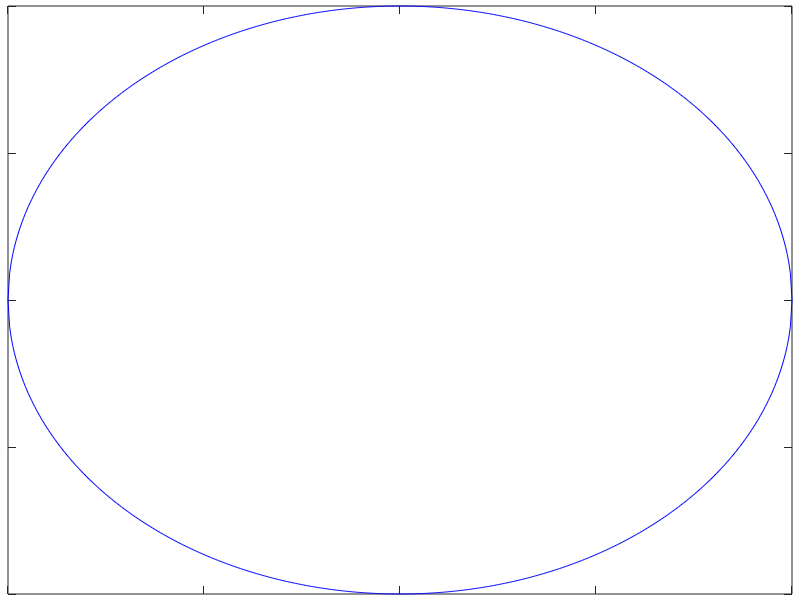

Source code (MATLAB): (Note: this script raises an error after producing the figure.)
%scDraw : Draws a blank smith chart
%
%  SYNOPSIS:
%     When called without arguments, the function draws a standard smith chart.
%     Otherwise, one may want to draw only specific curves for r and/or x values.
%     For different calling syntaxes see under SYNTAX.
%
%     See also scRay, scMove, scConCirc, scMatchCirc : available for different tasks
%     
%     
%  SYNTAX:
%     [h] = scDraw(r, x, ChColor)
%           draws only the r and x lines required
%     [h] = scDraw
%           draws a standard smith chart
%
%     And one can suppress the secondary details like scales and labels by calling:
%     [h] = scDraw(0)
%           draws 'only' a standard smith chart without r and m scales etc.
%
%  INPUT ARGUMENTS:
%     r       : A vector consisting of the desired values of r 
%     x       : A vector consisting of the desired values of x
%     ChColor : Color of the smith chart
%     xL      : a vector of x values containing left termination points for r circles
%     xR      : a vector of x values containing right termination points for r circles
%     rL      : a vector of r values containing left termination points for x arcs
%     rR      : a vector of r values containing right termination points for r arcs
%
%  OUTPUT ARGUMENT:
%     h : figure handle. If no output argument is given, the handle is returned in
%         the workspace variable ans. 
%
%  EXAMPLES:
%     (1) scDraw;
%         will draw a blank smith chart
%
%     (2) h = scDraw;
%         will draw a blank smith chart and return the gigure handle h.
%
%     (3) scDraw(0);
%         will draw a blank smith chart without scales etc.
%
%     (4) scDraw([1 2 3 4 5],[.1 2 3 4]);
%         will draw only the r lines specified by [1 2 3 4 5] and x lines [.1 2 3 4]
%
%     Mohammad Ashfaq - (31-05-2000)
%     Mohammad Ashfaq - (13-04-2006) Modified (examples included)

function h = scDraw(r, x, ChColor, xR, xL, rR, rL)

FullMapWithLabels = 1;
if nargin==1
    FullMapWithLabels   = 0;
end
if nargin<=1
    % DEFINE STANDARD DEFAULT FOR r
    r= [0.00, 0.05, 0.10, 0.15, 0.20, 0.25, 0.30, 0.35, 0.40, 0.45, 0.50, 0.50, 0.55, 0.60, 0.65,...
            0.70, 0.75, 0.80, 0.85, 0.90, 0.95, 1.00, 1.10, 1.20, 1.30, 1.40, 1.50, 1.50, 1.60, 1.70,...
            1.80, 1.90, 2.00, 2.20, 2.40, 2.50, 2.60, 2.80, 3.00, 3.50, 4.00, 4.50, 5.00, 6.00, 7.00,...
            8.00, 9.00, 10.0, 15.0, 20.0, 50.0];
    xR=[   0,    1,    2,    1,    4,    1,    2,    1,    4,    1,    2,    5,     1,   4,    1,...
            2,    1,    4,    1,    2,    1,   10,    2,    4,    2,    4,    2,     5,   4,    2,...
            4,    2,   20,    2,    2,    5,    2,    2,   10,    5,   10,    5,    10,  10,   10,...
            10,   10,   20,   20,   50,   0];
    
    xL=[   0,    0,    0,    0,    0,    0,    0,    0,    0,    0,    0,     4,     0,   0,    0,...
            0,    0,    0,    0,    0,    0,    0,    0,    0,    0,    0,     0,     4,   0,    0,...
            0,    0,    0,    0,    0,    2,    0,    0,    0,    0,    0,     0,     0,   0,    0,...
            0,    0,    0,    0,    0,    0];
    rPrint = [0.1:0.1:1.0,1.5 2.0 3.0 4.0 5.0 10 20 50];
    
    % DEFINE STANDARD DEFAULT FOR x
    x=[0.05, 0.10, 0.15, 0.20, 0.25, 0.30, 0.35, 0.40, 0.45, 0.50,  0.50, 0.55, 0.60, 0.65, 0.70,...
            0.75, 0.80, 0.85, 0.90, 0.95, 1.00, 1.10, 1.20, 1.30, 1.40,  1.50, 1.50, 1.60, 1.70, 1.80,...
            1.90, 2.00, 2.20, 2.40, 2.50, 2.60, 2.80, 3.00, 3.20, 3.40,  3.50, 3.60, 3.80, 4.00, 4.50,...
            5.00, 6.00, 7.00, 8.00, 9.00, 10.0, 15.0, 20.0, 50.0];
    rR=  [1,    2,    1,    3,    1,    2,    1,    3,    1,    2,     5,    1,    3,    1,    2,...
            1,    3,    1,    2,    1,   10,    2,    3,    2,    3,     2,    5,    3,    2,    3,...
            2,   10,    2,    2,    5,    2,    2,   10,    2,    2,     5,    2,    2,   10,    5,...
            10,   10,   10,   10,   10,   20,   20,   50,   0];
    
    rL=  [0,    0,    0,    0,    0,    0,    0,    0,    0,    0,     3,    0,     0,   0,    0,...
            0,    0,    0,    0,    0,    0,    0,    0,    0,    0,     0,    3,     0,   0,    0,...
            0,    0,    0,    0,    2,    0,    0,    0,    0,    0,     2,    0,     0,   0,    0,...
            0,    0,    0,    0,    0,    0,    0     0,    0];
    xPrint  = [0.1:0.1:1.0,1.5 2.0 3.0 4.0 5.0 10 20 50];
    ChColor = 'b';
end

if (nargin == 2)||(nargin ==3)
    rR = zeros(size(x));
    rL = zeros(size(x));
    xR = zeros(size(r));
    xL = zeros(size(r));
    rPrint = r;
    xPrint = x;
end
if nargin ==2 
    ChColor = 'b';
end

if isempty(get(gcf, 'name')) || nargin ==0
    h = gcf;
    set(gcf,'name','Smith Chart');
    set(gca,'position',[0.01 0.01 0.98 0.98]);
    scPresent = 0;
else
    scPresent = 1;
end


% DRAW r CIRCLES
scResCirc(r, ChColor, xR, xL);
axis equal;
axis off;


% DRAW x ARCS
scReacArc(x, 1, ChColor, rR, rL);
scReacArc(x, -1, ChColor, rR, rL);

if ~scPresent
    
    % DRAW THE OUTER CIRCLE AND THE X-AXIS
    plot([-1 1],[0 0], ChColor);
    plot(-1:.001:1, sqrt(1-(-1:.001:1).^2), ChColor);
    plot(-1:.001:1,-sqrt(1-(-1:.001:1).^2), ChColor);
    
    % PRINT r VALUES
    scPrnVal(rPrint, 'r');
    
    % PRINT x VALUES
    scPrnVal(xPrint, 'x');
    
    % DRAW THE ANGLE BOUNDARY
    scConCirc(1.01,'r');
    scConCirc(1.08,'r');
    scAngles(1.01, 1.08, 'r');
    
    % DRAW THE LENGTH BOUNDARY
    scConCirc(1.085,'m');
    scConCirc(1.16,'m');
    scLength(1.085, 1.16, 'm');
    
    if FullMapWithLabels
        scScales;
        scLabels;
    end
end

function scResCirc(r, LinCol, xR, xL)
% scResCirc: draws r circles in the smith chart
%
%  SYNOPSIS:
%     This fuction draws r circles which have their centers on the real axis and
%     the radius is always such that they pass through the point (1,0).
%     The function is called by scDraw to do so. 
%     
%  SYNTAX:
%     scResCirc(r, LinCol, xR, xL)
%
%  INPUT ARGUMENTS:
%     r      : a vector consisting of the desired values of r 
%     LinCol : desired color of the circle(s)
%     xR     : a vector containing right termination points for r circles
%     xL     : a vector containing left termination points for r circles
%
%  OUTPUT ARGUMENT:
%     none

% PLOT CIRCLES
for ii = 1:length(r)
    rc = r(ii);
    if xR(ii)~=0
        xc1 = xR(ii);
        [xco1, yco1] = scPOI(rc, xc1);
    else
        xco1 = 1;
    end
    
    if xL(ii)~=0
        [xco2, yco2] = scPOI(rc, xL(ii));
    else
        xco2 = 20;
    end
    if xco1 < xco2
        u      = linspace((rc-1)/(rc+1), xco1, 500);
        vplus  = sqrt((1/(1+rc))^2-(u-rc/(1+rc)).^2);
        vminus = (-sqrt((1/(1+rc))^2-(u-rc/(1+rc)).^2));
        plot(real(u),real(vplus),LinCol);
        hold on;
        plot(real(u),real(vminus),LinCol);
    end
    if xco2 ~= 20
        u      = linspace(xco2, xco1, 200);
        vplus  = sqrt((1/(1+rc))^2-(u-rc/(1+rc)).^2);
        vminus = (-sqrt((1/(1+rc))^2-(u-rc/(1+rc)).^2));
        plot(real(u),real(vplus),LinCol);
        hold on;
        plot(real(u),real(vminus),LinCol);
    end
end

function scReacArc(x,updown,LinCol,rR, rL)
%scReacArc: draws x arcs in the smith chart
%
%  SYNOPSIS:
%     This fuction draws x arcs which have their centers on the the line parallel
%     to the imaginary axis and passing through the point (1,0).
%
%     The function is called by scDraw to do so. 
%     
%  SYNTAX:
%     scReacArc(x, updown, LinCol, rR, rL)
%
%  INPUT ARGUMENTS:
%     x     : a vector consisting of the desired values of x
%     updown: draw arc in the upper(lower) half plane if positive(negative)
%     LinCol: desired color of the arc
%     rR    : a vector containing left termination points for x arcs
%     rL    : a vector containing right termination points for x arcs
%
%  OUTPUT ARGUMENT:
%     none

for jj=1:length(x)
    xc     = x(jj);
    if rR(jj)~=0
        rc1 = rR(jj);
        [xco1, yco1] = scPOI(rR(jj), xc);
    else
        xco1 = 1;
        yco1 = 0;
    end
    
    if rL(jj)~=0
        [xco2, yco2] = scPOI(rL(jj), xc);
    else
        xco2 = 20;
        yco2 = 0;
    end
    if xco1 < xco2 && xc~=0
        % FOR THE ARCS STARTING FROM THE OUTERMOST CIRCLE
        if xc <= 1
            % IF THE 9'O CLOCK POS. OF THE X ARC DOES NOT LIE WITHIN THE SMITH CHART
            uup = [];
            vup = [];
            udn = linspace((xc^2-1)/(xc^2+1), xco1, 500);
            vdn = sign(updown)*(1/xc-sqrt((1/xc)^2-(udn-1).^2));
            
        elseif (1/xc-sqrt((1/xc)^2-(1-1/xc-1).^2)) < yco1
            % IF THE 9'O CLOCK POS. OF THE X ARC  IS LOWER THAN POINT OF INTERSECTION
            uup = linspace(xco1,(xc^2-1)/(xc^2+1),100);
            vup = sign(updown)*(1/xc+sqrt(1/xc^2-(uup-1).^2));
            udn = [];
            vdn = [];
        else
            % IF THE 9'O CLOCK POS. OF THE X ARC  IS HIGHER THAN POINT OF INTERSECTION
            uup = linspace(1-1/xc,(xc^2-1)/(xc^2+1),100);
            vup = sign(updown)*(1/xc+sqrt(1/xc^2-(uup-1).^2));
            udn = linspace(1-1/xc,xco1,500);
            vdn = sign(updown)*(1/xc-sqrt((1/xc)^2-(udn-1).^2));
        end
    end
    if xco2~=20 && xc~=0
        if (1/xc-sqrt((1/xc)^2-(1-1/xc-1).^2)) > yco2
            uup = [];
            vup = [];
            udn = linspace(xco2, xco1, 500);
            vdn = sign(updown)*(1/xc-sqrt((1/xc)^2-(udn-1).^2));
        else
            % IF THE 9'O CLOCK POS. OF THE X ARC  IS LOWER THAN POINT OF INTERSECTION
            uup = linspace(1-1/xc,xco2,100);
            vup = sign(updown)*(1/xc+sqrt(1/xc^2-(uup-1).^2));
            udn = linspace(1-1/xc,xco1,500);
            vdn = sign(updown)*(1/xc-sqrt((1/xc)^2-(udn-1).^2));
        end
    end
    if xc~=0
        plot(real(uup),real(vup),LinCol);
        plot(real(udn),real(vdn),LinCol);
    end
end

function scPrnVal(vPrn, rORx)
%scPrnVal: Prints x and r values on the smith chart
%
%  SYNOPSIS:
%     This fuction prints x and r values on the smith chart.
%
%     THIS function is called internally from the function scDraw.
%     
%  SYNTAX:
%     scPrnVal(vPrn, rORx)
%
%  INPUT ARGUMENTS:
%     vPrn  : value to be printed
%     rORx  : whether an 'r' or an 'x' value is to be printed.
%
%  OUTPUT ARGUMENT:
%     none

if rORx == 'x'
    % PRINT x VALUES
    for jj = 1 : length(vPrn)
        xc   = vPrn(jj);
        [xco1, yco1] = scPOI(0, xc);
        [xco2, yco2] = scPOI(1, xc);
        
        if floor(xc)==xc && length(num2str(floor(xc)))>=2
            PrStr='%0.0f';
        else
            PrStr='%0.1f';
        end
        
        h = text (min(xco1), max(yco1), num2str(xc,PrStr));
        set(h,'color','r', 'rotation', 180*atan2(1-min(xco1), max(yco1)-abs(1/xc))/pi, 'fontsize', 4.5, 'HorizontalAlignment', 'right', 'VerticalAlignment', 'bottom');
        
        h = text (min(xco1), -max(yco1), num2str(xc, PrStr));
        set(h,'color','r', 'rotation', 180+180*atan2(-1+min(xco1), max(yco1)-abs(1/xc))/pi, 'fontsize', 4.5, 'HorizontalAlignment', 'left', 'VerticalAlignment', 'bottom');
        if xc <=1
            h = text (min(xco2), -max(yco2), num2str(xc, PrStr));
            set(h,'color','r', 'rotation', 180+180*atan2(-1+min(xco2), max(yco2-abs(1/xc)))/pi, 'fontsize', 4.5, 'HorizontalAlignment', 'left', 'VerticalAlignment', 'bottom');
            
            h = text (min(xco2), max(yco2), num2str(xc, PrStr));
            set(h,'color','r', 'rotation', 180*atan2(1-min(xco2), max(yco2)-abs(1/xc))/pi, 'fontsize', 4.5, 'HorizontalAlignment', 'right', 'VerticalAlignment', 'bottom');
        end
    end
elseif rORx == 'r'
    % PRINT r VALUES
    for jj = 1 : length(vPrn)
        rc   = vPrn(jj);
        xco1 = (rc-1)/(rc+1);
        yco1 = 0.01;
        [xco2, yco2] = scPOI(rc, 1);
        if floor(rc)==rc && length(num2str(floor(rc)))>=2
            PrStr='%0.0f';
        else
            PrStr='%0.1f';
        end
        h = text (xco1, yco1, num2str(rc,PrStr));
        set(h,'color','r','rotation',90,'fontsize',4.5,'HorizontalAlignment','left', 'VerticalAlignment', 'bottom');
        if rc <= 1
            h = text (xco2, yco2, num2str(rc,PrStr));
            set(h,'color','r','rotation',180*atan2(rc/(1+rc)-xco2, yco2)/pi, 'fontsize',4.5,'HorizontalAlignment','left', 'VerticalAlignment', 'bottom');
            h = text (xco2, -yco2, num2str(rc,PrStr));
            set(h,'color','r','rotation', 180+180*atan2(rc/(1+rc)-xco2, -yco2)/pi, 'fontsize',4.5,'HorizontalAlignment','left', 'VerticalAlignment', 'bottom');
        end
    end
else
    error('scPrnVal.m: The second argument must either be r or x');
end

function scAngles(inr, outr, color)
%scAngles: subdivides and shows angles on smith chart boundary
%
%  SYNOPSIS:
%     Marks angles on the outer periphery of the smith chart. The function is called
%     by scDraw to do so. May not produce desired results if called from the matlab
%     command prompt.
%
%     see also scDraw, scLength, sc
%     
%  SYNTAX:
%     scAngles(inr, outr, color)
%
%  INPUT ARGUMENTS:
%     inr   : radiur of the circle
%     outr  : radiur of the circle
%     color : desired color of the circle
%
%  OUTPUT ARGUMENT:
%     none

for ii=0:2:360
    if floor(ii/10) ~= ii/10
        plot([inr*cos(pi*ii/180), inr*1.015*cos(pi*ii/180)], [inr*sin(pi*ii/180), inr*1.015*sin(pi*ii/180)], 'k');
    else
        plot([inr*cos(pi*ii/180), inr*1.025*cos(pi*ii/180)], [inr*sin(pi*ii/180), inr*1.025*sin(pi*ii/180)], color);
        if ii~=360
            degstr = [num2str(ii),'�'];
            h = text(inr*1.04*cos(pi*(ii)/180), inr*1.04*sin(pi*(ii)/180), degstr);
            set(h,'HorizontalAlignment','center','color',color,'rotation',270+ii+2.5,'fontsize',6);
        end
    end
end

function scLength(inr, outr, color)
%scLength: draw length marks on the outer boundary of the smith chart
%
%  SYNOPSIS:
%     Marks angles on the outer periphery of the smith chart
%     
%  SYNTAX:
%     scLength(inr, outr, color)
%
%  INPUT ARGUMENTS:
%     inr   : radiur of the circle
%     outr  : radiur of the circle
%     color : desired color of the circle
%
%  OUTPUT ARGUMENT:
%     none

VecLen = 0:.002:0.5;
for ii= 1:length(VecLen)
    if floor((ii-1)/5) ~= (ii-1)/5,
        plot([inr*cos(pi*(180-100*VecLen(ii)*7.2)/180), 1.015*inr*cos(pi*(180 - 100*VecLen(ii)*7.2)/180)], [inr*sin(pi*(180 - 100*VecLen(ii)*7.2)/180), 1.015*inr*sin(pi*(180 - 100*VecLen(ii)*7.2)/180)], color);
    else
        plot([inr*cos(pi*(180 - 100*VecLen(ii)*7.2)/180), 1.025*inr*cos(pi*(180 - 100*VecLen(ii)*7.2)/180)], [inr*sin(pi*(180 - 100*VecLen(ii)*7.2)/180), 1.025*inr*sin(pi*(180 - 100*VecLen(ii)*7.2)/180)], 'k');
        if VecLen(ii)~=0.5
            h = text(inr*1.04*cos(pi*((180 - 100*VecLen(ii)*7.2))/180), inr*1.04*sin(pi*(180 - 100*VecLen(ii)*7.2)/180), num2str(VecLen(ii),'%0.2f'));
            set(h,'color',color,'rotation',90+3.6-100*VecLen(ii)*7.2,'fontsize',6,'HorizontalAlignment','center');
        end
    end
end

function scScales
%scScales: draws the reflection factor and m scales on the smith chart
%
%  SYNOPSIS:
%     This function draws the reflection factor and m scales on the smith chart
%     The function is called by scDraw to do so. 
%     
%  SYNTAX:
%     scScales
%
%  INPUT ARGUMENTS:
%     none
%
%  OUTPUT ARGUMENT:
%     none


% DRAW BASE LINES
hold on;
yB = 1.50;
xB = 0.05;

plot(xB+[0 1], (yB+0.00)*[1 1], 'r');
plot(xB+[0 1], (yB+0.01)*[1 1], 'r');

% DRAW r DIVISIONS  AND PLACE r TEXT LABELS
for jj = 0:10
    plot(xB+[jj,jj]/10, [yB+0.01, yB+.04],'r');
    if jj ~=10
        plot(xB+[jj+.5,jj+.5]/10,[yB+0.01, yB+0.03],'r');
    end
    h = text(xB+jj/10, yB+0.05,num2str((10-jj)/10,'%1.1f'));
    set(h,'rotation',90,'fontsize',5,'fontname','Times New Roman');
end

% PUT CAPTION TEXT ETC. FOR REFLECTION FACTOR
h = text(xB+0.5, yB+0.18, 'Reflection Factor |r|');
set (h, 'fontname','Times New Roman','fontsize', 8,'fontname','Times New Roman','HorizontalAlignment','center');
h = text(xB+0.15, yB+0.18, '<');
set (h, 'color','b');
plot(xB+[0.15 0.25], (yB+0.18)*[1 1]);


% DRAW REFLECTED POWER DIVISIONS  AND PLACE TEXT LABELS
PVal = [1:-0.1:0.2, 0.1:-0.02:0.02, 0.01 0.0];
for jj = 1: length(PVal)
    plot(xB+[1-sqrt(PVal(jj)), 1-sqrt(PVal(jj))], [yB, yB-0.03], 'r');
    if jj ~=length(PVal)
        plot(xB+[1-sqrt((PVal(jj)+PVal(jj+1))/2), 1-sqrt((PVal(jj)+PVal(jj+1))/2)], [yB, yB-.02], 'r');
    end
    if PVal(jj)>0 && PVal(jj)<0.1
        PrStr = '%1.2f';
    else
        PrStr = '%1.1f';
    end
    h = text(xB+1-sqrt(PVal(jj)), yB-0.04,num2str(PVal(jj),'%1.2f'));
    set(h,'rotation',90,'HorizontalAlignment','right','fontname','Times New Roman','fontsize',5);
end


% PUT CAPTION TEXT ETC. FOR REFLECTED POWER
h = text(xB+0.5, yB-0.19, 'Reflected Power');
set (h, 'fontname','Times New Roman','fontsize', 8,'fontname','Times New Roman','HorizontalAlignment','center');
h = text(xB+0.15, yB-0.19, '<');
set (h, 'color','b');
plot(xB+[0.15 0.25], (yB-0.19)*[1 1]);


% ESTABLISH AND DRAW SCALES FOR m
mValMain = 0:0.1:1;
rUpMain  = abs((mValMain-1)./(mValMain+1));
mValSub  = 0.05:0.1:0.95;
rUpSub   = abs((mValSub-1)./(mValSub+1));

mdBMain  = [0:2:10 15 20 30 40];
rDoMain  = abs((10.^(-mdBMain/20)-1)./(1+10.^(-mdBMain/20)));
mdBSub   = [1 3 5 7 9 11 12 13 14 16 17 18 19 22 24 26 28];
rDoSub   = abs((10.^(-mdBSub/20)-1)./(1+10.^(-mdBSub/20)));

plot(-xB-[0 1], (yB+0.00)*[1 1], 'r');
plot(-xB-[0 1], (yB+0.01)*[1 1], 'r');


% DRAW m DIVISIONS  AND PLACE m TEXT LABELS
for jj = 1:length(mValMain)
    plot(-xB-[rUpMain(jj),rUpMain(jj)], [yB+0.01, yB+.04],'r');
    h = text(-xB-rUpMain(jj), yB+0.05,num2str(mValMain(jj),'%1.1f'));
    set(h,'rotation',90,'fontsize',5,'fontname','Times New Roman');
end
for jj = 1:length(mValSub)
    plot(-xB-[rUpSub(jj),rUpSub(jj)], [yB+0.01, yB+.03],'r');
end

% PUT CAPTION TEXT ETC. FOR REFLECTION FACTOR
h = text(-xB-0.5, yB+0.18, 'm = |u_{min}/u_{max}|');
set (h, 'fontname','Times New Roman','fontsize', 8,'fontname','Times New Roman','HorizontalAlignment','center');
h = text(-xB-0.145, yB+0.18, '<');
set (h, 'color','b','rotation',180);
plot(-xB-[0.15 0.25], (yB+0.18)*[1 1]);



% DRAW mdB DIVISIONS  AND PLACE mdB TEXT LABELS
for jj = 1:length(mdBMain)
    plot(-xB-[rDoMain(jj),rDoMain(jj)], [yB, yB-.03],'r');
    h = text(-xB-rDoMain(jj), yB-0.04, num2str(mdBMain(jj), '%.0f'));
    set(h,'rotation',90,'fontsize',5,'fontname','Times New Roman','HorizontalAlignment','right');
end
plot(-xB-[1,1], [yB, yB-.03],'r');
h = text(-xB-1, yB-0.04, '\infty');
set(h,'rotation',90,'fontsize',5,'HorizontalAlignment','right');


for jj = 1:length(mdBSub)
    plot(-xB-[rDoSub(jj),rDoSub(jj)], [yB, yB-.02],'r');
end

% PUT CAPTION TEXT ETC. FOR mdB
h = text(-xB-0.5, yB-0.19, 'm in db');
set (h, 'fontname','Times New Roman','fontsize', 8,'fontname','Times New Roman','HorizontalAlignment','center');
h = text(-xB-0.75, yB-0.19, '<');
set (h, 'color','b');
plot(-xB-[0.65 0.75], (yB-0.19)*[1 1]);

function scLabels
%scLabels: Draws different standard labels on smith chart
%
%  SYNOPSIS:
%     This function draws different standard labels on smith chart. This function is
%     called by scDraw to to so. If called from the matlab commant prompt, it may not
%     produce the desired results.
%
%     
%  SYNTAX:
%     scLabels
%
%  INPUT ARGUMENTS:
%     none
%
%  OUTPUT ARGUMENT:
%     none

% LABEL FOR INNER SCALE
r  = 1.25;
th = (145:-.1:140)*pi/180;
plot (r*cos(th), r*sin(th),'k');
h = text(r*cos(th(1)), r*sin(th(1)), '<');
set(h,'rotation',(th(1)-pi/2)*180/pi,'VerticalAlignment','middle');

PStr = 'arg(r) Inner Scale';
th = (linspace(140,120,length(PStr)))*pi/180;
for jj = 1: length(PStr)
    h = text(r*cos(th(jj)), r*sin(th(jj)), PStr(jj));
    set(h,'rotation',(th(jj)-pi/2)*180/pi, 'fontsize',9, 'fontname','Times New Roman');
end

% LABEL FOR OUTER SCALE
r  = 1.35;
th = (125:-.1:120)*pi/180;
plot (r*cos(th), r*sin(th),'k');
h = text(r*cos(th(length(th))), r*sin(th(length(th))), '<');
set(h,'rotation',(th(length(th))+pi/2)*180/pi,'VerticalAlignment','middle');

th = [146 145 144]*pi/180;
h = text(r*cos(th(1)), r*sin(th(1)), 'l');
set(h,'rotation',(th(1)-pi/2)*180/pi, 'fontsize',9, 'fontname','mt extra');
h = text(r*cos(th(2)), r*sin(th(2)), '/');
set(h,'rotation',(th(2)-pi/2)*180/pi, 'fontsize',9, 'fontname','Times New Roman');
h = text(r*cos(th(3)), r*sin(th(3)), '\lambda');
set(h,'rotation',(th(3)-pi/2)*180/pi, 'fontsize',9);


PStr = 'Outer scale';
th = (linspace(142,126,length(PStr)))*pi/180;
for jj = 1: length(PStr)
    h = text(r*cos(th(jj)), r*sin(th(jj)), PStr(jj));
    set(h,'rotation',(th(jj)-pi/2)*180/pi, 'fontsize',9, 'fontname','Times New Roman');
end


% PRINT ZL =   AT THE BOTTOM RIGHT CORNER

h = text (1.0, -1, 'Z_C =  50 \Omega');
set(h, 'fontname', 'Times New Roman', 'fontsize', 14,'HorizontalAlignment', 'right');


% DRAW THE TRANSMISSION LINE SYMBOL AT THE BOTTOM LEFT CORNER

% TL OUTLINE
Lx = -1.00;
Rx = -0.75;
Ty = -0.95;
By = -1.05;
plot([Lx Rx],[Ty Ty], 'r');
plot([Lx Rx],[By By], 'r');

% CONNECTION POINTS
Cx = 0.03;
h=plot([Rx-Cx Rx-Cx Lx Lx],[Ty By Ty By], '.');
set(h,'linewidth',1.5);


% CONNECTIVE LINES
Cy = 0.02;
plot([Rx Rx],[Ty Ty-Cy], 'r');
plot([Rx Rx],[By By+Cy], 'r');

% IMPEDANCE HORIZONTAL LINES
Ix = 0.01;
plot([Rx-Ix Rx+Ix], [By+Cy By+Cy] , 'b');
plot([Rx-Ix Rx+Ix], [Ty-Cy Ty-Cy] , 'b');

% IMPEDANCE VERTICAL LINES
plot([Rx-Ix Rx-Ix], [Ty-Cy By+Cy] , 'b');
plot([Rx+Ix Rx+Ix], [Ty-Cy By+Cy] , 'b');

% LABEL R+jX
h = text (Lx,(Ty+By)/2,'R + jX');
set (h, 'fontname', 'Times New Roman', 'fontsize', 5);

% LABEL l and lines etc.
h = text ((Rx+Lx-Cx)/2, By -0.05,'l');
set (h, 'fontname', 'mt extra', 'fontsize', 5, 'HorizontalAlignment', 'center');
plot([Lx    (Rx+Lx-Cx)/2-0.01],[By-0.05 By-0.05], 'k');
plot([Rx-Cx (Rx+Lx-Cx)/2+0.01],[By-0.05 By-0.05], 'k');
plot([Lx    Lx   ], [By-0.04 By-0.06],'k');
plot([Rx-Cx Rx-Cx], [By-0.04 By-0.06],'k');